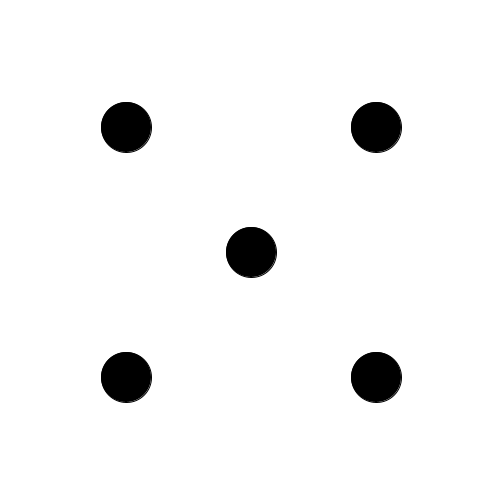
Frame 1 (no input)
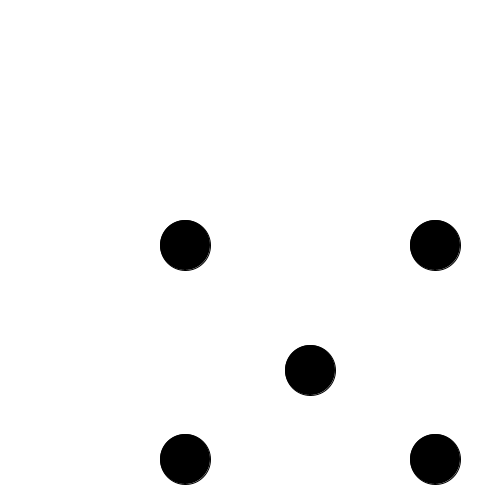
Frame 60 (the mouse pressed at the canvas centre just before this capture)
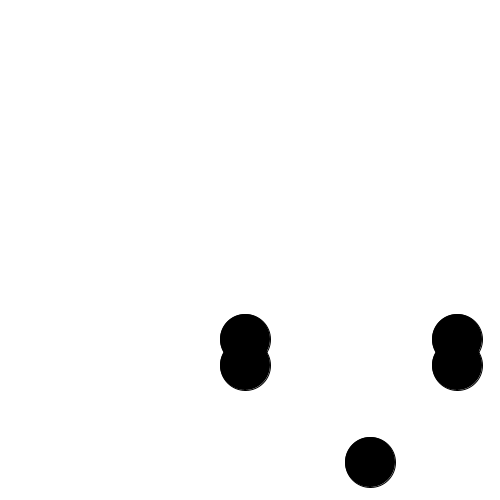
Frame 120 (the mouse held since frame 60 and released just before this capture)

The Processing sketch that drew these frames (run headless with seeded random() and noise(); from frame 60 on, the mouse is pressed at the canvas centre):

// Processing sketch: drill33
// ── drill33.pde
float[] x = {125,250,375,125,375};
float[] y = {125,250,125,375,375};
float[] dx = {1,1,1,1,1};
float[] dy = {2,2,2,2,2};
boolean[] status = {true,true,true,true,true};
void setup() {
    size(500,500);
}

void draw() {
    background(255);
    fill(0);
    for (int i=0; i<5; i++) {
      if (y[i]-25 < 0 || y[i]+25 > height) {
        dy[i] *= -1;
      }
      if (x[i]-25 < 0 || x[i]+25 > width) {
        dx[i] *= -1;
      }
      if (status[i]) {
        x[i] += dx[i];
        y[i] += dy[i];
      }
      ellipse(x[i], y[i], 50, 50);
    }
}

void mouseClicked() {
  for (int i=0; i<5; i++) {
    float dst = dist(mouseX, mouseY, x[i], y[i]);
    if (dst < 25) {
        if (status[i]) {
            status[i] = false;
        } else {
            status[i] = true;
        }
    }
  }
}
